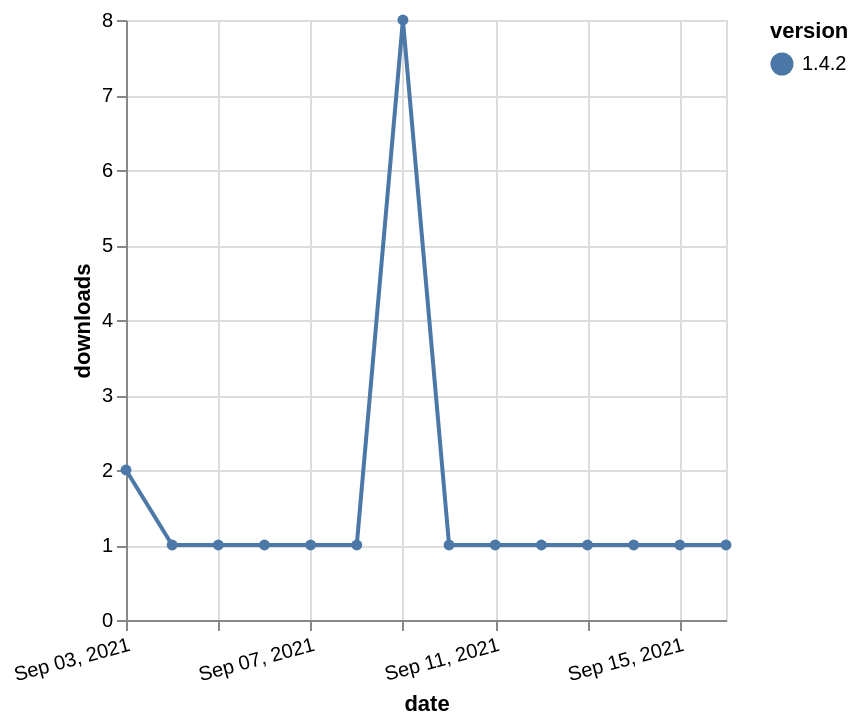

Vega-Lite specification for this chart:
### Vega-Lite specification from a JSON file in a GitHub repository (floating-point values rounded to 4 significant figures)
{"$schema": "https://vega.github.io/schema/vega-lite/v5.json", "description": "A simple bar chart with embedded data.", "data": {"values": [{"date": "2021-09-03", "total": 547, "delta": 2, "version": "1.4.2"}, {"date": "2021-09-04", "total": 548, "delta": 1, "version": "1.4.2"}, {"date": "2021-09-05", "total": 549, "delta": 1, "version": "1.4.2"}, {"date": "2021-09-06", "total": 550, "delta": 1, "version": "1.4.2"}, {"date": "2021-09-07", "total": 551, "delta": 1, "version": "1.4.2"}, {"date": "2021-09-08", "total": 552, "delta": 1, "version": "1.4.2"}, {"date": "2021-09-09", "total": 560, "delta": 8, "version": "1.4.2"}, {"date": "2021-09-10", "total": 561, "delta": 1, "version": "1.4.2"}, {"date": "2021-09-11", "total": 562, "delta": 1, "version": "1.4.2"}, {"date": "2021-09-12", "total": 563, "delta": 1, "version": "1.4.2"}, {"date": "2021-09-13", "total": 564, "delta": 1, "version": "1.4.2"}, {"date": "2021-09-14", "total": 565, "delta": 1, "version": "1.4.2"}, {"date": "2021-09-15", "total": 566, "delta": 1, "version": "1.4.2"}, {"date": "2021-09-16", "total": 567, "delta": 1, "version": "1.4.2"}]}, "width": "container", "mark": {"type": "line", "point": {"filled": true}}, "encoding": {"x": {"field": "date", "type": "temporal", "timeUnit": "yearmonthdate", "title": "date", "axis": {"labelAngle": -15}}, "y": {"field": "delta", "type": "quantitative", "title": "downloads"}, "color": {"field": "version", "type": "nominal"}, "tooltip": {"field": "delta"}}}
